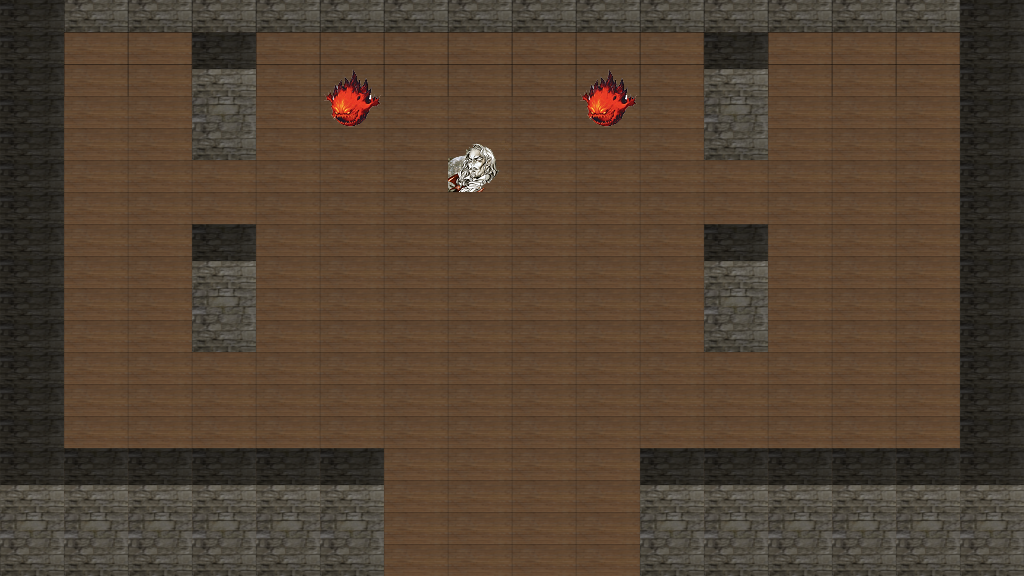

This is a level from a 2D game, rendered from its Tiled map with the project's own tilesets. A one-line summary and the map file follow, with tile-layer data summarised:
An orthogonal 16x18 tile map with 64x32 px tiles, 2 tile layers (Tile Layer 1, Tile Layer 2).

<map version="1.0" orientation="orthogonal" renderorder="right-down" width="16" height="18" tilewidth="64" tileheight="32" nextobjectid="1">
 <tileset firstgid="1" name="Main Tiles" tilewidth="64" tileheight="128">
  <tile id="0">
   <properties>
    <property name="Type" value="Wall" />
   </properties>
   <image width="64" height="128" source="Tiles/ColumnEnd.png" />
  </tile>
  <tile id="1">
   <properties>
    <property name="Type" value="Floor" />
   </properties>
   <image width="64" height="128" source="Tiles/Floor.png" />
  </tile>
  <tile id="2">
   <properties>
    <property name="Type" value="Bomb" />
   </properties>
   <image width="64" height="60" source="bitmap/bomb64.png" />
  </tile>
  <tile id="3">
   <properties>
    <property name="Type" value="Skeleton" />
   </properties>
   <image width="39" height="64" source="bitmap/skeleton64.png" />
  </tile>
  <tile id="4">
   <properties>
    <property name="Type" value="Wraith" />
   </properties>
   <image width="56" height="64" source="bitmap/wraith64.png" />
  </tile>
  <tile id="5">
   <properties>
    <property name="Type" value="Vampire" />
   </properties>
   <image width="64" height="52" source="bitmap/vampire64.png" />
  </tile>
 </tileset>
 <layer name="Tile Layer 1" width="16" height="18">
  <data>[288 cells, 288 non-empty, 2 distinct tile ids]</data>
 </layer>
 <layer name="Tile Layer 2" width="16" height="18">
  <data>[288 cells, 3 non-empty, 2 distinct tile ids]</data>
 </layer>
</map>